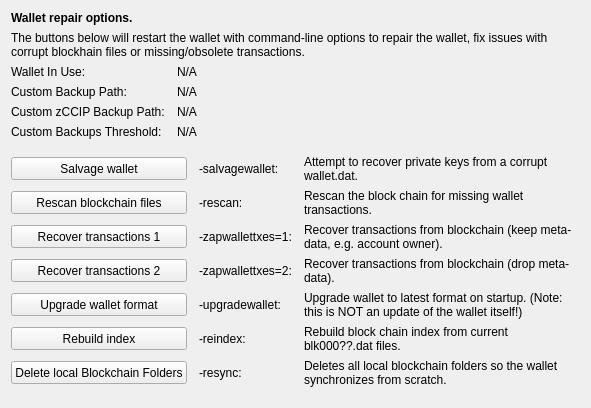
     <widget class="QWidget" name="tab_repair">
      <attribute name="title">
       <string>&amp;Wallet Repair</string>
      </attribute>
      <layout class="QGridLayout" name="gridLayout_4" columnstretch="0,0,0,0">
       <property name="horizontalSpacing">
        <number>12</number>
       </property>
       <item row="0" column="0" colspan="4">
        <widget class="QLabel" name="label_repair_header">
         <property name="font">
          <font>
           <weight>75</weight>
           <bold>true</bold>
          </font>
         </property>
         <property name="text">
          <string>Wallet repair options.</string>
         </property>
        </widget>
       </item>
       <item row="1" column="0" colspan="4">
        <widget class="QLabel" name="label_repair_helptext">
         <property name="font">
          <font>
           <weight>50</weight>
           <bold>false</bold>
          </font>
         </property>
         <property name="text">
          <string>The buttons below will restart the wallet with command-line options to repair the wallet, fix issues with corrupt blockhain files or missing/obsolete transactions.</string>
         </property>
         <property name="wordWrap">
          <bool>true</bool>
         </property>
        </widget>
       </item>
       <item row="2" column="0">
        <widget class="QLabel" name="wallet_path_label">
         <property name="text">
          <string>Wallet In Use:</string>
         </property>
        </widget>
       </item>
       <item row="2" column="1" colspan="3">
        <widget class="QLabel" name="wallet_path">
         <property name="cursor">
          <cursorShape>IBeamCursor</cursorShape>
         </property>
         <property name="text">
          <string>N/A</string>
         </property>
         <property name="textFormat">
          <enum>Qt::PlainText</enum>
         </property>
         <property name="textInteractionFlags">
          <set>Qt::LinksAccessibleByMouse|Qt::TextSelectableByKeyboard|Qt::TextSelectableByMouse</set>
         </property>
        </widget>
       </item>
       <item row="3" column="0">
        <widget class="QLabel" name="wallet_custombackuppath_label">
         <property name="text">
          <string>Custom Backup Path:</string>
         </property>
         <property name="visible">
          <bool>false</bool>
         </property>
        </widget>
       </item>
       <item row="3" column="1" colspan="3">
        <widget class="QLabel" name="wallet_custombackuppath">
         <property name="cursor">
          <cursorShape>IBeamCursor</cursorShape>
         </property>
         <property name="text">
          <string>N/A</string>
         </property>
         <property name="textFormat">
          <enum>Qt::PlainText</enum>
         </property>
         <property name="textInteractionFlags">
          <set>Qt::LinksAccessibleByMouse|Qt::TextSelectableByKeyboard|Qt::TextSelectableByMouse</set>
         </property>
         <property name="visible">
          <bool>false</bool>
         </property>
        </widget>
       </item>
       <item row="4" column="0">
        <widget class="QLabel" name="wallet_customzpivbackuppath_label">
         <property name="text">
          <string>Custom zCCIP Backup Path:</string>
         </property>
         <property name="visible">
          <bool>false</bool>
         </property>
        </widget>
       </item>
       <item row="4" column="1" colspan="3">
        <widget class="QLabel" name="wallet_customzpivbackuppath">
         <property name="cursor">
          <cursorShape>IBeamCursor</cursorShape>
         </property>
         <property name="text">
          <string>N/A</string>
         </property>
         <property name="textFormat">
          <enum>Qt::PlainText</enum>
         </property>
         <property name="textInteractionFlags">
          <set>Qt::LinksAccessibleByMouse|Qt::TextSelectableByKeyboard|Qt::TextSelectableByMouse</set>
         </property>
         <property name="visible">
          <bool>false</bool>
         </property>
        </widget>
       </item>
       <item row="5" column="0">
        <widget class="QLabel" name="wallet_custombackupthreshold_label">
         <property name="text">
          <string>Custom Backups Threshold:</string>
         </property>
         <property name="visible">
          <bool>false</bool>
         </property>
        </widget>
       </item>
       <item row="5" column="1" colspan="3">
        <widget class="QLabel" name="wallet_custombackupthreshold">
         <property name="cursor">
          <cursorShape>IBeamCursor</cursorShape>
         </property>
         <property name="text">
          <string>N/A</string>
         </property>
         <property name="textFormat">
          <enum>Qt::PlainText</enum>
         </property>
         <property name="textInteractionFlags">
          <set>Qt::LinksAccessibleByMouse|Qt::TextSelectableByKeyboard|Qt::TextSelectableByMouse</set>
         </property>
         <property name="visible">
          <bool>false</bool>
         </property>
        </widget>
       </item>
       <item row="6" column="0">
        <spacer name="verticalSpacer_repair1">
         <property name="orientation">
          <enum>Qt::Vertical</enum>
         </property>
         <property name="sizeHint" stdset="0">
          <size>
           <width>10</width>
           <height>10</height>
          </size>
         </property>
        </spacer>
       </item>
       <item row="7" column="0" colspan="2">
        <widget class="QPushButton" name="btn_salvagewallet">
         <property name="minimumSize">
          <size>
           <width>100</width>
           <height>23</height>
          </size>
         </property>
         <property name="text">
          <string>Salvage wallet</string>
         </property>
        </widget>
       </item>
       <item row="7" column="2">
        <widget class="QLabel" name="label_repair_salvage_command">
         <property name="text">
          <string notr="true">-salvagewallet:</string>
         </property>
        </widget>
       </item>
       <item row="7" column="3">
        <widget class="QLabel" name="label_repair_salvage">
         <property name="text">
          <string>Attempt to recover private keys from a corrupt wallet.dat.</string>
         </property>
         <property name="wordWrap">
          <bool>true</bool>
         </property>
        </widget>
       </item>
       <item row="8" column="0" colspan="2">
        <widget class="QPushButton" name="btn_rescan">
         <property name="minimumSize">
          <size>
           <width>100</width>
           <height>23</height>
          </size>
         </property>
         <property name="text">
          <string>Rescan blockchain files</string>
         </property>
        </widget>
       </item>
       <item row="8" column="2">
        <widget class="QLabel" name="label_repair_rescan_command">
         <property name="text">
          <string notr="true">-rescan:</string>
         </property>
        </widget>
       </item>
       <item row="8" column="3">
        <widget class="QLabel" name="label_repair_rescan">
         <property name="text">
          <string>Rescan the block chain for missing wallet transactions.</string>
         </property>
         <property name="wordWrap">
          <bool>true</bool>
         </property>
        </widget>
       </item>
       <item row="9" column="0" colspan="2">
        <widget class="QPushButton" name="btn_zapwallettxes1">
         <property name="minimumSize">
          <size>
           <width>100</width>
           <height>23</height>
          </size>
         </property>
         <property name="text">
          <string>Recover transactions 1</string>
         </property>
        </widget>
       </item>
       <item row="9" column="2">
        <widget class="QLabel" name="label_repair_zap1_command">
         <property name="text">
          <string notr="true">-zapwallettxes=1:</string>
         </property>
        </widget>
       </item>
       <item row="9" column="3">
        <widget class="QLabel" name="label_repair_zap1">
         <property name="text">
          <string>Recover transactions from blockchain (keep meta-data, e.g. account owner).</string>
         </property>
         <property name="wordWrap">
          <bool>true</bool>
         </property>
        </widget>
       </item>
       <item row="10" column="0" colspan="2">
        <widget class="QPushButton" name="btn_zapwallettxes2">
         <property name="minimumSize">
          <size>
           <width>100</width>
           <height>23</height>
          </size>
         </property>
         <property name="text">
          <string>Recover transactions 2</string>
         </property>
        </widget>
       </item>
       <item row="10" column="2">
        <widget class="QLabel" name="label_repair_zap2_command">
         <property name="text">
          <string notr="true">-zapwallettxes=2:</string>
         </property>
        </widget>
       </item>
       <item row="10" column="3">
        <widget class="QLabel" name="label_repair_zap2">
         <property name="text">
          <string>Recover transactions from blockchain (drop meta-data).</string>
         </property>
         <property name="wordWrap">
          <bool>true</bool>
         </property>
        </widget>
       </item>
       <item row="11" column="0" colspan="2">
        <widget class="QPushButton" name="btn_upgradewallet">
         <property name="minimumSize">
          <size>
           <width>100</width>
           <height>23</height>
          </size>
         </property>
         <property name="text">
          <string>Upgrade wallet format</string>
         </property>
        </widget>
       </item>
       <item row="11" column="2">
        <widget class="QLabel" name="label_repair_upgrade_command">
         <property name="text">
          <string notr="true">-upgradewallet:</string>
         </property>
        </widget>
       </item>
       <item row="11" column="3">
        <widget class="QLabel" name="label_repair_upgrade">
         <property name="text">
          <string>Upgrade wallet to latest format on startup. (Note: this is NOT an update of the wallet itself!)</string>
         </property>
         <property name="wordWrap">
          <bool>true</bool>
         </property>
        </widget>
       </item>
       <item row="12" column="0" colspan="2">
        <widget class="QPushButton" name="btn_reindex">
         <property name="minimumSize">
          <size>
           <width>100</width>
           <height>23</height>
          </size>
         </property>
         <property name="text">
          <string>Rebuild index</string>
         </property>
        </widget>
       </item>
       <item row="12" column="2">
        <widget class="QLabel" name="label_repair_reindex_command">
         <property name="text">
          <string notr="true">-reindex:</string>
         </property>
        </widget>
       </item>
       <item row="12" column="3">
        <widget class="QLabel" name="label_repair_reindex">
         <property name="text">
          <string>Rebuild block chain index from current blk000??.dat files.</string>
         </property>
         <property name="wordWrap">
          <bool>true</bool>
         </property>
        </widget>
       </item>
       <item row="13" column="0" colspan="2">
        <widget class="QPushButton" name="btn_resync">
         <property name="minimumSize">
          <size>
           <width>100</width>
           <height>23</height>
          </size>
         </property>
         <property name="text">
          <string>Delete local Blockchain Folders</string>
         </property>
        </widget>
       </item>
       <item row="13" column="2">
        <widget class="QLabel" name="label_repair_resync_command">
         <property name="text">
          <string>-resync:</string>
         </property>
        </widget>
       </item>
       <item row="13" column="3">
        <widget class="QLabel" name="label_repair_resync">
         <property name="text">
          <string>Deletes all local blockchain folders so the wallet synchronizes from scratch.</string>
         </property>
         <property name="wordWrap">
          <bool>true</bool>
         </property>
        </widget>
       </item>
       <item row="14" column="0">
        <spacer name="verticalSpacer_repair2">
         <property name="orientation">
          <enum>Qt::Vertical</enum>
         </property>
         <property name="sizeHint" stdset="0">
          <size>
           <width>20</width>
           <height>10</height>
          </size>
         </property>
        </spacer>
       </item>
      </layout>
     </widget>
